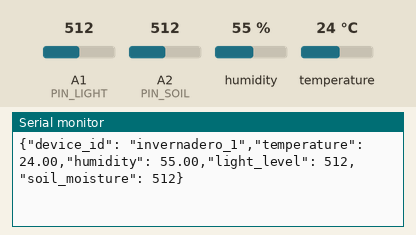
Simulated run of this sketch. Board: Arduino Uno, built with avr-gcc and run on an emulated ATmega328P. On the bench: the last lines printed to the serial monitor. The test bench sets the inputs (shaded band); at power-on: humidity 55 %, A1 (PIN_LIGHT) = 512, A2 (PIN_SOIL) = 512, temperature 24 °C.

Above: at 2.2 s.
2.3 s: humidity set to 22 %
At 4.2 s:
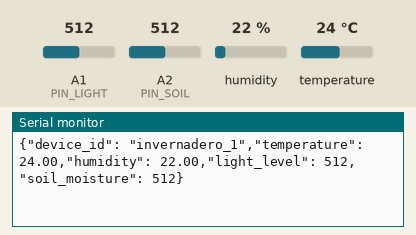
5.1 s: A1 (PIN_LIGHT) set to 716
At 6.0 s:
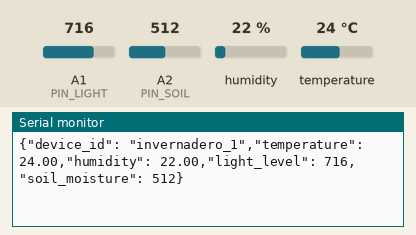
7.9 s: A2 (PIN_SOIL) set to 716
At 10.4 s:
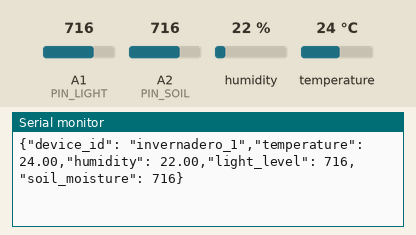
10.7 s: temperature set to 12 °C
At 12.6 s:
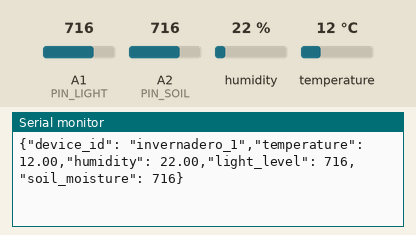
13.5 s: A1 (PIN_LIGHT) set to 992
At 14.4 s:
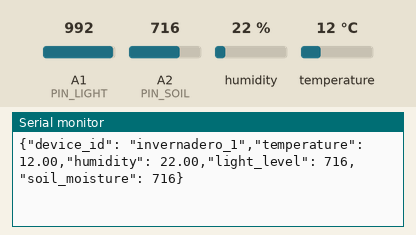
16.3 s: A2 (PIN_SOIL) set to 992
At 18.0 s:
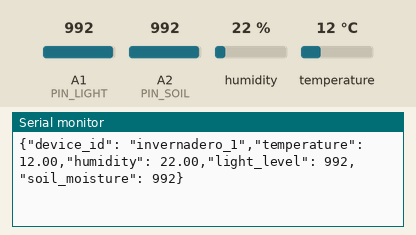
Timing chart, 0 to 19.5 s (numbered marks = the images above; inputs shaded):
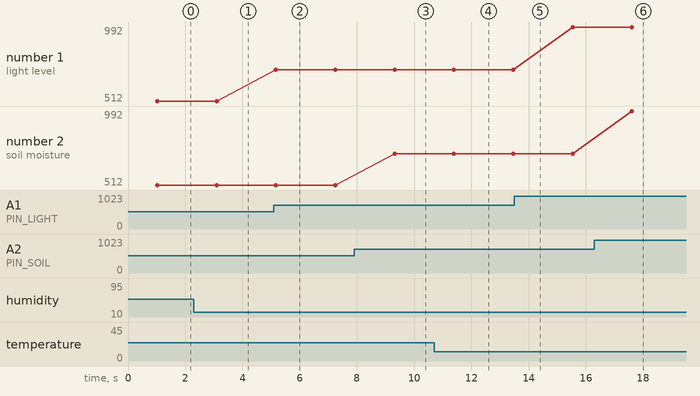

Measured:
- after the input at 2.3 s, the serial monitor: prints a new line after 0.80 s (image 1)
- after the input at 5.1 s, the serial monitor: prints a new line after 0.07 s (image 2)
- after the input at 7.9 s, the serial monitor: prints a new line after 1.4 s (image 3)
- after the input at 10.7 s, the serial monitor: prints a new line after 0.69 s (image 4)
- after the input at 16.3 s, the serial monitor: prints a new line after 1.3 s (image 6)
- plotted number 1: 512 → 716 after the input at 5.1 s, 716 → 992 after the input at 13.5 s

The sketch:

main.ino
```cpp
/*
  AgroSmart Firmware - Keyestudio KS0085 Smart Home Kit
  Reads sensors and sends data via Serial to Node.js Backend.

  Sensors Pinout (Standard KS0085 Shield):
  - DHT11 (Temp/Hum): Pin 4
  - Light Sensor:     Pin A1
  - Soil Moisture:    Pin A2

  Libraries Required (Install via Sketch -> Include Library -> Manage Libraries):
  - "DHT sensor library" by Adafruit
  - "Adafruit Unified Sensor"
*/

#include "DHT.h"

// --- CONFIGURATION ---
#define DHTPIN 4      // Digital pin connected to the DHT sensor
#define DHTTYPE DHT11 // DHT 11
#define PIN_LIGHT A1  // Analog pin for Light Sensor
#define PIN_SOIL A2   // Analog pin for Soil Moisture Sensor

// Device ID (identifier for the database)
String DEVICE_ID = "invernadero_1";

DHT dht(DHTPIN, DHTTYPE);

void setup() {
  Serial.begin(9600); // Initialize Serial Communication
  dht.begin();

  // Wait a bit for serial to stabilize
  delay(1000);
}

void loop() {
  // 1. Read Sensors
  // Reading temperature or humidity takes about 250 milliseconds!
  float h = dht.readHumidity();
  float t = dht.readTemperature(); // Celcius

  // Read Analog Sensors (0-1023)
  int lightValue = analogRead(PIN_LIGHT);
  int soilValue = analogRead(PIN_SOIL);

  // Map analog values to percentage (0-100) if needed.
  // For now, sending raw values is fine, or we can map them.
  // Light: 0 (Dark) - 1023 (Bright) aprox
  // Soil: 0 (Dry) - 1023 (Wet) (Logic might be inverted depending on sensor, we'll calibrate later)

  // Check if any reads failed and exit early (to try again).
  if (isnan(h) || isnan(t)) {
    // Serial.println("Failed to read from DHT sensor!"); // Don't send error text to backend json parser
    return;
  }

  // 2. Format as JSON String manually
  // Example: {"device_id": "inv_1", "temperature": 24.5, "humidity": 60, "light_level": 500, "soil_moisture": 300}
  String json = "{";
  json += "\"device_id\": \"" + DEVICE_ID + "\",";
  json += "\"temperature\": " + String(t) + ",";
  json += "\"humidity\": " + String(h) + ",";
  json += "\"light_level\": " + String(lightValue) + ",";
  json += "\"soil_moisture\": " + String(soilValue);
  json += "}";

  // 3. Send via Serial (USB)
  Serial.println(json);

  // 4. Wait 2 seconds before next read
  delay(2000);
}
```
